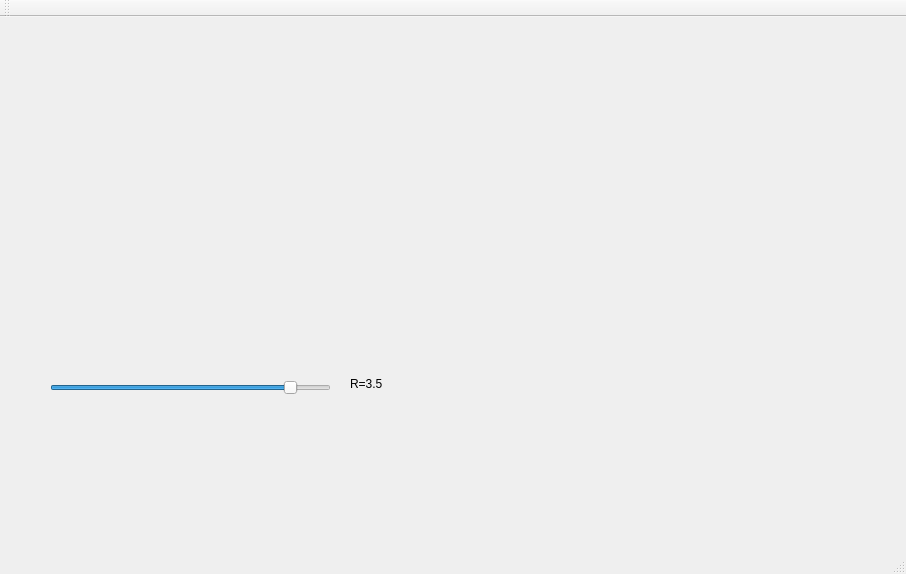
<?xml version="1.0" encoding="UTF-8"?>
<ui version="4.0">
 <class>MainWindow</class>
 <widget class="QMainWindow" name="MainWindow">
  <property name="geometry">
   <rect>
    <x>0</x>
    <y>0</y>
    <width>906</width>
    <height>574</height>
   </rect>
  </property>
  <property name="windowTitle">
   <string>MainWindow</string>
  </property>
  <widget class="QWidget" name="centralWidget">
   <widget class="QCustomPlot" name="plot" native="true">
    <property name="geometry">
     <rect>
      <x>50</x>
      <y>40</y>
      <width>821</width>
      <height>291</height>
     </rect>
    </property>
   </widget>
   <widget class="QSlider" name="rValueSlider">
    <property name="geometry">
     <rect>
      <x>50</x>
      <y>360</y>
      <width>281</width>
      <height>22</height>
     </rect>
    </property>
    <property name="maximum">
     <number>400</number>
    </property>
    <property name="value">
     <number>350</number>
    </property>
    <property name="orientation">
     <enum>Qt::Horizontal</enum>
    </property>
   </widget>
   <widget class="QLabel" name="rValueLabel">
    <property name="geometry">
     <rect>
      <x>350</x>
      <y>360</y>
      <width>47</width>
      <height>13</height>
     </rect>
    </property>
    <property name="text">
     <string>R=3.5</string>
    </property>
   </widget>
  </widget>
  <widget class="QMenuBar" name="menuBar">
   <property name="geometry">
    <rect>
     <x>0</x>
     <y>0</y>
     <width>906</width>
     <height>21</height>
    </rect>
   </property>
  </widget>
  <widget class="QToolBar" name="mainToolBar">
   <attribute name="toolBarArea">
    <enum>TopToolBarArea</enum>
   </attribute>
   <attribute name="toolBarBreak">
    <bool>false</bool>
   </attribute>
  </widget>
  <widget class="QStatusBar" name="statusBar"/>
 </widget>
 <layoutdefault spacing="6" margin="11"/>
 <customwidgets>
  <customwidget>
   <class>QCustomPlot</class>
   <extends>QWidget</extends>
   <header location="global">qcustomplot.h</header>
   <container>1</container>
  </customwidget>
 </customwidgets>
 <resources/>
 <connections/>
</ui>
